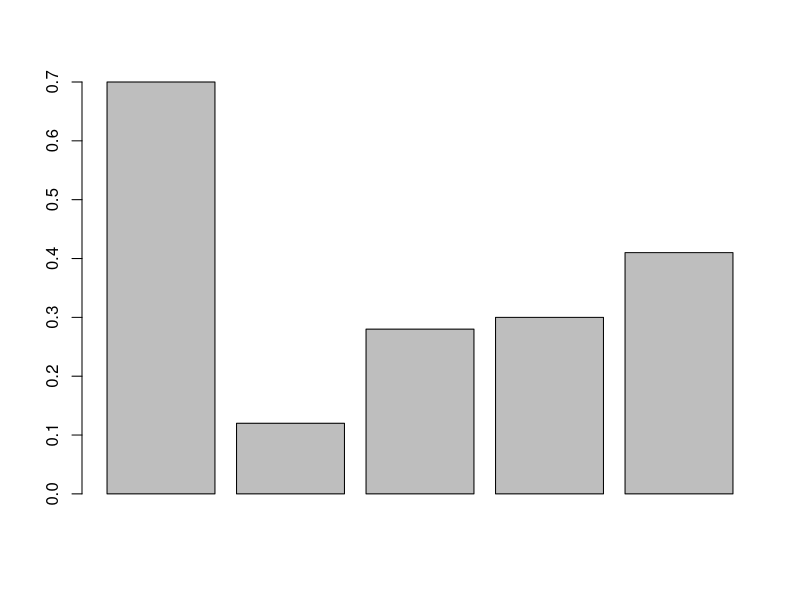
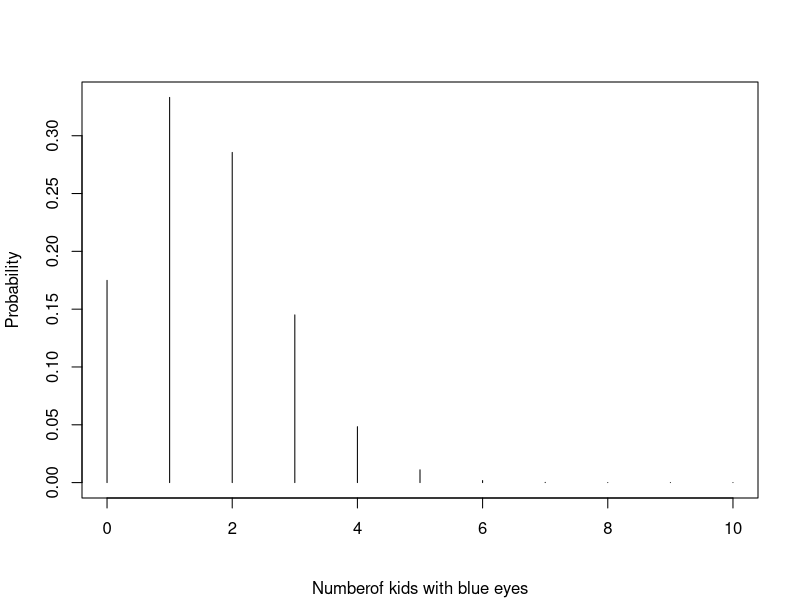
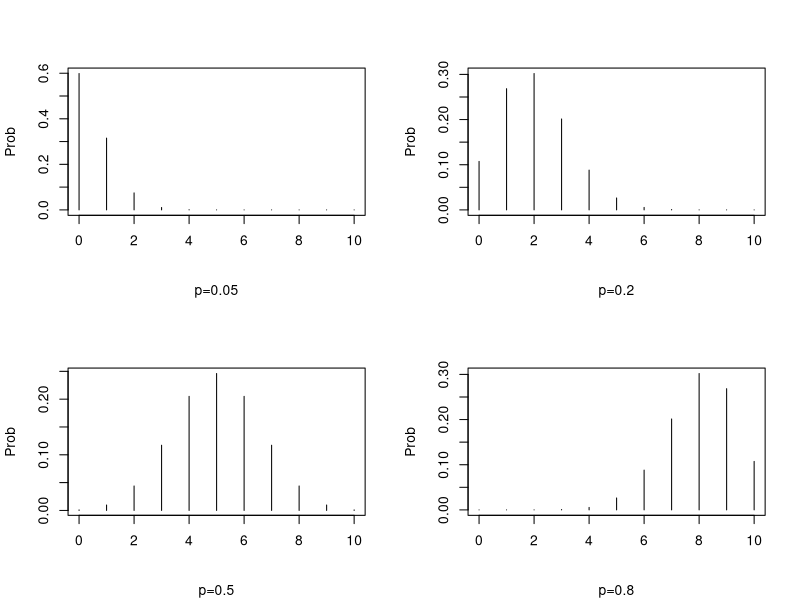
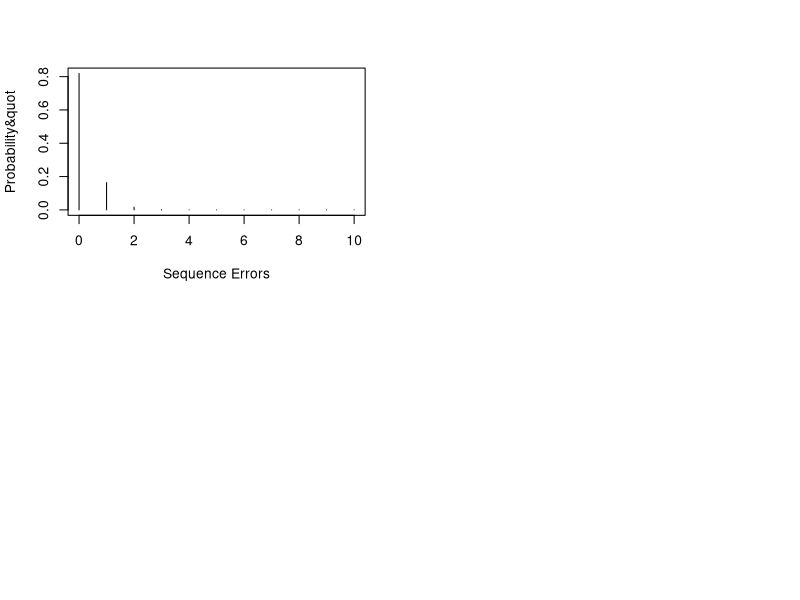

The R script that drew these images, in order:
H <- c(0.7,0.12,0.28,0.3,0.41)
barplot(H)





#c
plot(0:10,dbinom(0:10,10,0.16),type='h',xlab="",ylab="Probability",sub="Numberof kids with blue eyes");

#d
par(mfrow=c(2,2))
plot(0:10,dbinom(0:10,10,0.05),type='h',xlab="",ylab="Prob", sub="p=0.05")
plot(0:10,dbinom(0:10,10,0.2),type='h',xlab="",ylab="Prob", sub="p=0.2")
plot(0:10,dbinom(0:10,10,0.5),type='h',xlab="",ylab="Prob", sub="p=0.5")
plot(0:10,dbinom(0:10,10,0.8),type='h',xlab="",ylab="Prob", sub="p=0.8")

#e
plot(0:10, dpois(0:10,0.2), type='h', xlab="Sequence Errors", ylab="Probability&quot")


